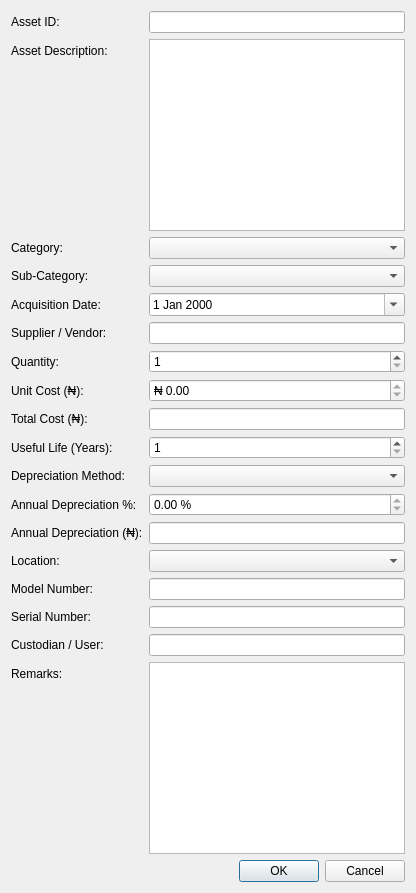
<?xml version="1.0" encoding="UTF-8"?>
<ui version="4.0">
  <class>AssetDialog</class>
  <widget class="QDialog" name="AssetDialog">
    <property name="windowTitle">
      <string>Add/Edit Asset</string>
    </property>
    <property name="minimumWidth">
      <number>800</number>
    </property>
    <property name="minimumHeight">
      <number>600</number>
    </property>
    <layout class="QVBoxLayout" name="verticalLayout">
      <item>
        <layout class="QFormLayout" name="formLayout">
          <item row="0" column="0">
            <widget class="QLabel" name="labelId">
              <property name="text">
                <string>Asset ID:</string>
              </property>
            </widget>
          </item>
          <item row="0" column="1">
            <widget class="QLineEdit" name="assetIdInput"/>
          </item>
          <item row="1" column="0">
            <widget class="QLabel" name="labelDesc">
              <property name="text">
                <string>Asset Description:</string>
              </property>
            </widget>
          </item>
          <item row="1" column="1">
            <widget class="QTextEdit" name="descriptionInput">
              <property name="maximumHeight">
                <number>60</number>
              </property>
            </widget>
          </item>
          <item row="2" column="0">
            <widget class="QLabel" name="labelCategory">
              <property name="text">
                <string>Category:</string>
              </property>
            </widget>
          </item>
          <item row="2" column="1">
            <widget class="QComboBox" name="categoryCombo"/>
          </item>
          <item row="3" column="0">
            <widget class="QLabel" name="labelSubCategory">
              <property name="text">
                <string>Sub-Category:</string>
              </property>
            </widget>
          </item>
          <item row="3" column="1">
            <widget class="QComboBox" name="subCategoryCombo"/>
          </item>
          <item row="4" column="0">
            <widget class="QLabel" name="labelAcquisition">
              <property name="text">
                <string>Acquisition Date:</string>
              </property>
            </widget>
          </item>
          <item row="4" column="1">
            <widget class="QDateEdit" name="acquisitionDateEdit">
              <property name="calendarPopup">
                <bool>true</bool>
              </property>
            </widget>
          </item>
          <item row="5" column="0">
            <widget class="QLabel" name="labelSupplier">
              <property name="text">
                <string>Supplier / Vendor:</string>
              </property>
            </widget>
          </item>
          <item row="5" column="1">
            <widget class="QLineEdit" name="supplierInput"/>
          </item>
          <item row="6" column="0">
            <widget class="QLabel" name="labelQuantity">
              <property name="text">
                <string>Quantity:</string>
              </property>
            </widget>
          </item>
          <item row="6" column="1">
            <widget class="QSpinBox" name="quantitySpinBox">
              <property name="minimum">
                <number>1</number>
              </property>
              <property name="maximum">
                <number>999999</number>
              </property>
            </widget>
          </item>
          <item row="7" column="0">
            <widget class="QLabel" name="labelUnitCost">
              <property name="text">
                <string>Unit Cost (₦):</string>
              </property>
            </widget>
          </item>
          <item row="7" column="1">
            <widget class="QDoubleSpinBox" name="unitCostSpinBox">
              <property name="decimals">
                <number>2</number>
              </property>
              <property name="minimum">
                <number>0.00</number>
              </property>
              <property name="maximum">
                <number>999999999.99</number>
              </property>
              <property name="singleStep">
                <number>100.00</number>
              </property>
              <property name="prefix">
                <string>₦ </string>
              </property>
              <property name="buttonSymbols">
                <enum>QAbstractSpinBox::UpDownArrows</enum>
              </property>
              <property name="accelerated">
                <bool>true</bool>
              </property>
            </widget>
          </item>
          <item row="8" column="0">
            <widget class="QLabel" name="labelTotalCost">
              <property name="text">
                <string>Total Cost (₦):</string>
              </property>
            </widget>
          </item>
          <item row="8" column="1">
            <widget class="QLineEdit" name="totalCostInput">
              <property name="readOnly">
                <bool>true</bool>
              </property>
            </widget>
          </item>
          <item row="9" column="0">
            <widget class="QLabel" name="labelUsefulLife">
              <property name="text">
                <string>Useful Life (Years):</string>
              </property>
            </widget>
          </item>
          <item row="9" column="1">
            <widget class="QSpinBox" name="usefulLifeSpinBox">
              <property name="minimum">
                <number>1</number>
              </property>
              <property name="maximum">
                <number>50</number>
              </property>
            </widget>
          </item>
          <item row="10" column="0">
            <widget class="QLabel" name="labelDepMethod">
              <property name="text">
                <string>Depreciation Method:</string>
              </property>
            </widget>
          </item>
          <item row="10" column="1">
            <widget class="QComboBox" name="depreciationMethodCombo"/>
          </item>
          <item row="11" column="0">
            <widget class="QLabel" name="labelDepPercentage">
              <property name="text">
                <string>Annual Depreciation %:</string>
              </property>
            </widget>
          </item>
          <item row="11" column="1">
            <widget class="QDoubleSpinBox" name="depreciationPercentageSpinBox">
              <property name="decimals">
                <number>2</number>
              </property>
              <property name="minimum">
                <number>0.00</number>
              </property>
              <property name="maximum">
                <number>100.00</number>
              </property>
              <property name="singleStep">
                <number>0.50</number>
              </property>
              <property name="suffix">
                <string> %</string>
              </property>
            </widget>
          </item>
          <item row="12" column="0">
            <widget class="QLabel" name="labelAnnualDep">
              <property name="text">
                <string>Annual Depreciation (₦):</string>
              </property>
            </widget>
          </item>
          <item row="12" column="1">
            <widget class="QLineEdit" name="annualDepreciationInput">
              <property name="readOnly">
                <bool>true</bool>
              </property>
            </widget>
          </item>
          <item row="13" column="0">
            <widget class="QLabel" name="labelLocation">
              <property name="text">
                <string>Location:</string>
              </property>
            </widget>
          </item>
          <item row="13" column="1">
            <widget class="QComboBox" name="locationCombo"/>
          </item>
          <item row="14" column="0">
            <widget class="QLabel" name="labelModelNumber">
              <property name="text">
                <string>Model Number:</string>
              </property>
            </widget>
          </item>
          <item row="14" column="1">
            <widget class="QLineEdit" name="modelNumberInput"/>
          </item>
          <item row="15" column="0">
            <widget class="QLabel" name="labelSerialNumber">
              <property name="text">
                <string>Serial Number:</string>
              </property>
            </widget>
          </item>
          <item row="15" column="1">
            <widget class="QLineEdit" name="serialNumberInput"/>
          </item>
          <item row="16" column="0">
            <widget class="QLabel" name="labelCustodian">
              <property name="text">
                <string>Custodian / User:</string>
              </property>
            </widget>
          </item>
          <item row="16" column="1">
            <widget class="QLineEdit" name="custodianInput"/>
          </item>
          <item row="17" column="0">
            <widget class="QLabel" name="labelRemarks">
              <property name="text">
                <string>Remarks:</string>
              </property>
            </widget>
          </item>
          <item row="17" column="1">
            <widget class="QTextEdit" name="remarksText"/>
          </item>
        </layout>
      </item>
      <item>
        <widget class="QDialogButtonBox" name="buttonBox">
          <property name="standardButtons">
            <set>QDialogButtonBox::Cancel|QDialogButtonBox::Ok</set>
          </property>
        </widget>
      </item>
    </layout>
  </widget>
  <resources/>
  <connections>
    <connection>
      <sender>buttonBox</sender>
      <signal>accepted()</signal>
      <receiver>AssetDialog</receiver>
      <slot>accept()</slot>
    </connection>
    <connection>
      <sender>buttonBox</sender>
      <signal>rejected()</signal>
      <receiver>AssetDialog</receiver>
      <slot>reject()</slot>
    </connection>
  </connections>
</ui>
